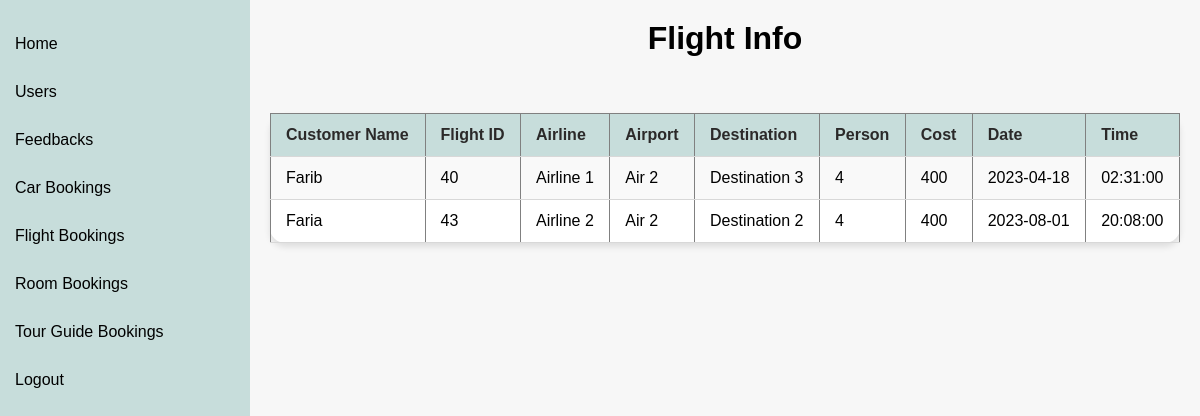
/admin_view_flight.php (signed in), run on the app's committed database.
### tables this page shows
CREATE TABLE `flight` (
  `id` int(11) NOT NULL,
  `airline` varchar(100) NOT NULL,
  `airport` varchar(100) NOT NULL,
  `cost` int(11) NOT NULL,
  `customer_name` varchar(100) NOT NULL,
  `date` date NOT NULL,
  `time` time NOT NULL,
  `destination` varchar(255) DEFAULT NULL,
  `person` int(11) DEFAULT NULL
);

### admin_view_flight.php (the view, shortened to what this page needs)
<?php
    $host = "localhost";
    $user = "root";
    $password = "";
    $db = "cse470";
    $data= mysqli_connect($host,$user,$password,$db);
    $sql = "SELECT * FROM flight ";
    $result = mysqli_query($data,$sql);
?>
<!DOCTYPE html>
<html>
<head>
<link rel="stylesheet" href="admindbstyle.css">
</head>
<body>
	<?php
    include "adminsidebar.php"
    ?>
	<div class="content">
        <center>
		<h1> Flight Info </h1>
    <br><br>
        <table border="1px">
            <tr>
                <th class = "table_th">Customer Name</th>
                <th class = "table_th">Flight ID</th>
                <th class = "table_th">Airline</th>
                <th class = "table_th">Airport</th>
                <th class = "table_th">Destination</th>
                <th class="table_th">Person</th>
                <th class = "table_th">Cost</th>
                <th class = "table_th">Date</th>
                <th class = "table_th">Time</th>
            </tr>
            <?php
            while($info =$result->fetch_assoc())
            {
            ?>
<tr>
            <td class="table_td">
                <?php echo "{$info['customer_name']}"; ?>
            </td>
            <td class="table_td">
                <?php echo "{$info['id']}"; ?>
            </td>
            <td class="table_td">
                <?php echo "{$info['airline']}"; ?>
            </td>
            <td class="table_td">
                <?php echo "{$info['airport']}"; ?>
            </td>
            <td class="table_td">
                <?php echo "{$info['destination']}"; ?>
            <td class="table_td">
                <?php echo "{$info['person']}"; ?>
            <td class="table_td">
                <?php echo "{$info['cost']}"; ?>
            </td>
            <td class="table_td">
                <?php echo "{$info['date']}"; ?>
            </td>
            <td class="table_td">
                <?php echo "{$info['time']}"; ?>
            </td>
        </tr>
            <?php
            }
            ?>
        </table>
        </center>
	</div>
</body>
</html>

### admindbstyle.css (style rules this page uses)
body, h1, h2, h3, p, ul, li { margin: 0; padding: 0; }
body { font-family: Arial, sans-serif; background-color: #f7f7f7; }
table { width: 100%; border-collapse: collapse; border-spacing: 0; margin-top: 20px; background-color: #ffffff; border-radius: 15px; box-shadow: 0 4px 6px rgba(0, 0, 0, 0.1); }
th, td { padding: 12px 15px; text-align: left; border-bottom: 1px solid #d8d8d8; font-family: Arial, sans-serif; }
th { background-color: #c7dddb; font-weight: bold; color: #2b2929; }
tr:nth-child(even) { background-color: #f9f9f9; }

### adminsidebar.php (style rules this page uses)
.content { margin-left: 250px; padding: 20px; }

### data on the page
flight: customer_name "Farib", id "40", airline "Airline 1", airport "Air 2", destination "Destination 3", person "4", cost "400", date "2023-04-18", time "02:31:00"
flight: customer_name "Faria", id "43", airline "Airline 2", airport "Air 2", destination "Destination 2", person "4", cost "400", date "2023-08-01", time "20:08:00"
